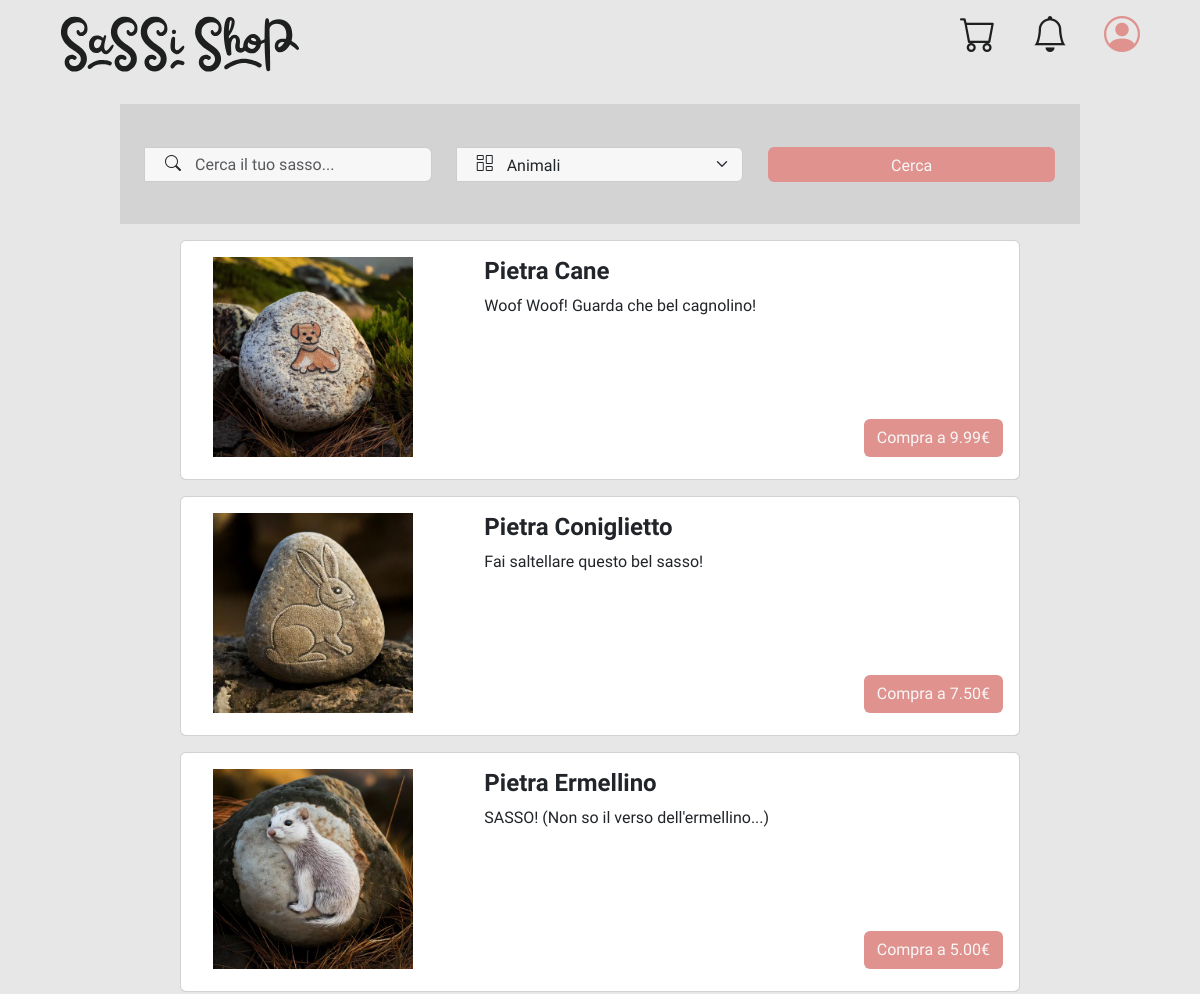
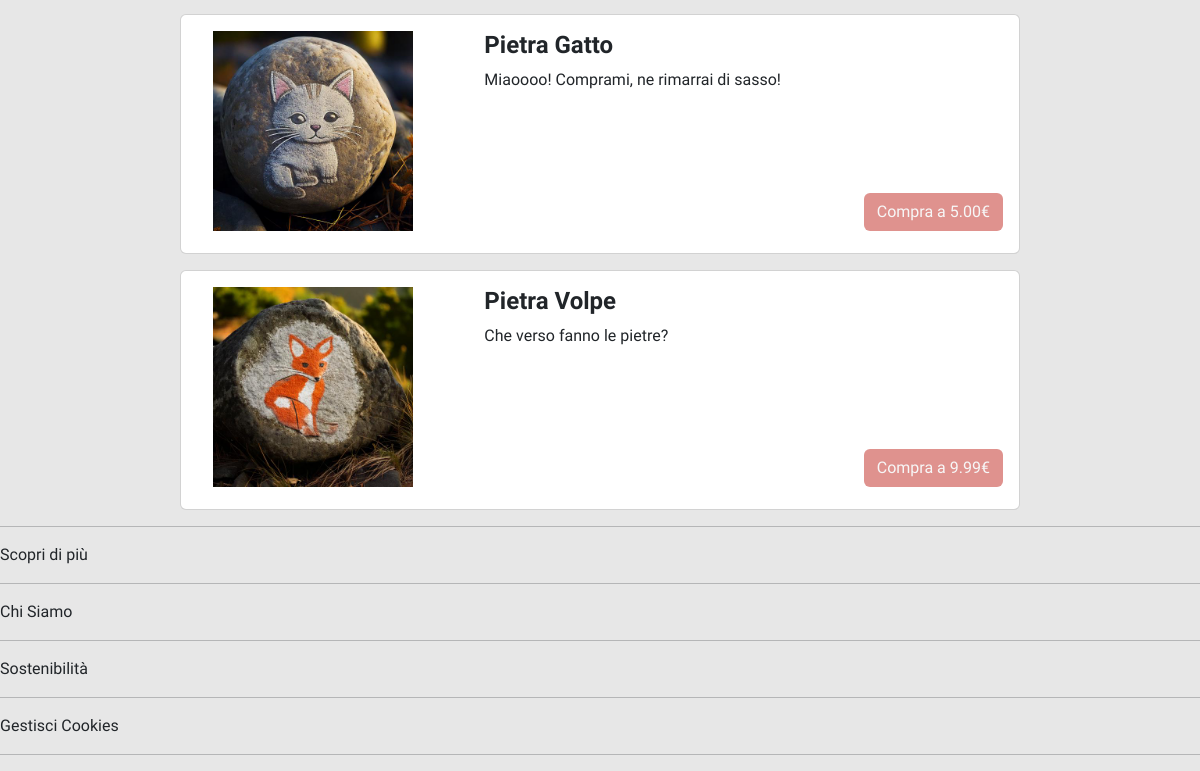
Screenshot of /?page=search&category=2 with the database file from the repository (2 pictures, top to bottom).
### tables this page shows
CREATE TABLE IF NOT EXISTS Product (
    id INT AUTO_INCREMENT PRIMARY KEY,
    name VARCHAR(127) NOT NULL,
    description TEXT,
    price DECIMAL(10, 2) NOT NULL,
    quantity INT NOT NULL,
    category INT NOT NULL,
    size INT NOT NULL,
    image TEXT DEFAULT "",
    isCollection BOOLEAN DEFAULT FALSE,
    FOREIGN KEY (category) REFERENCES Category(id) ON DELETE RESTRICT,
    FOREIGN KEY (size) REFERENCES Size(id) ON DELETE RESTRICT
);

### db/database.php (called while the page is built, shortened)
<?php
class DatabaseHelper {
    private ?mysqli $db = null;
    private array $configuration;
    public function __construct() {
        $this->configuration = [
            'servername' => 'localhost',
            'username' => 'root',
            'password' => '',
            'database' => 'SassiShop',
            'charset' => 'utf8mb4'
        ];
    }
    private function connect(): void {
        if ($this->db === null) {
            try {
                $this->db = new mysqli(
                    $this->configuration['servername'],
                    $this->configuration['username'],
                    $this->configuration['password'],
                    $this->configuration['database']
                );
                $this->db->set_charset($this->configuration['charset']);
            } catch(Exception $e) {
                throw new Exception("Connection failed: " . $e->getMessage());
            }
        }
    }
    private function execute(string $sql, array $params = []): mysqli_stmt {
        $temp = $this->db->prepare($sql);
        if (!empty($params)) {
            $types = str_repeat('s', count($params));
            $temp->bind_param($types, ...array_values($params));
        }
        if (!$temp->execute()) {
            throw new Exception("Execute failed: " . $temp->error);
        }
        return $temp;
    }
    public function getCategories(): array {
        $sql = "SELECT * FROM Category";
        $temp = $this->execute($sql);
        $result = $temp->get_result();
        $categories = $result->fetch_all(MYSQLI_ASSOC);
        return $categories;
    }
    public function getProducts(string $name = "", int $category = -1): array {
        $sql = "SELECT * FROM Product";
        $params = [];
        if($category != -1) {
            $sql .= empty($name)  ? " WHERE category = ?" : " AND category = ?";
            $params[] = $category;
        }
        $temp = $this->execute($sql, $params);
        $result = $temp->get_result();
        $products = $result->fetch_all(MYSQLI_ASSOC);
        return $products;
    }
}
?>

### src/bootstrap.php (called while the page is built, shortened)
<?php
    require_once("../db/database.php");
    require_once("utils/functions.php");
    $dbh = new DatabaseHelper();
?>

### src/utils/functions.php (called while the page is built, shortened)
<?php
    function string_cutter($string, $length) : string {
        return (strlen($string) > $length) ? substr($string, 0, $length) . "..." : $string;
    }
    function getProductImage($product){
        return $product["image"];
    }
?>

### src/template/search.php (the view, shortened to what this page needs)
<?php
    $name_filter = "";
    $category_filter = -1;
    if(isset($_GET["filtering"]) || isset($_GET["category"])) {
        $name_filter = isset($_GET["filtering"]) ? $_GET["filtering"] : "";
        $category_filter = isset($_GET["category"]) ? $_GET["category"] : -1;
        $templateParams["productList"] = $dbh->getProducts($name_filter, $category_filter);
    }
    else $templateParams["productList"] = $dbh->getProducts();
?>
<form action="?page=search" method="GET">
    <div class="home-search-container">
        <div class="input-group home-search-input">
            <input type="text" class="form-control" id="inlineFormInputGroupUsername2" name="filtering" placeholder="Cerca il tuo sasso..." value="<?php echo htmlspecialchars($name_filter); ?>">
        </div>
        <div class="input-group home-select-category">
            <select class="form-select" aria-label="Cerca tra tutte le categorie" name="category">
                <?php foreach ($dbh->getCategories() as $category): ?>
                    <option value="<?php echo $category["id"]; ?>" <?php echo ($category_filter == $category["id"]) ? 'selected' : ''; ?>>
                        <?php echo $category["name"]; ?>
                    </option>
                <?php endforeach; ?>
            </select>
        </div>
        <div class="home-search-and-filter d-flex gap-2">
            <button type="submit" class="btn home-search-button">Cerca</button>
        </div>
    </div>
</form>
<?php if (!empty($templateParams["productList"])): ?>
    <?php foreach ($templateParams["productList"] as $product): ?>
        <div class="card mb-3 product-card" data-product-id="<?php echo $product['id']; ?>">
            <div class="row no-gutters h-100">
                <div class="col-md-4">
                    <img src=<?php echo getProductImage($product); ?> class="card-img" alt="Prodotto: <?php echo $product['name']; ?>">
                </div>
                <div class="col-md-8">
                    <div class="card-body">
                        <div class="d-flex justify-content-between">
                            <h4 class="card-title"><?php echo $product['name']; ?></h4>
                        </div>
                        <p class="card-text"><?php echo string_cutter($product['description'], 50); ?></p>
                        <button class="btn card-purchase-button">
                            Compra a <?php echo $product['price']; ?>€
                        </button>
                    </div>
                </div>
            </div>
        </div>
    <?php endforeach; ?>
<?php endif; ?>

### assets/styles/style.css (style rules this page uses)
:root.light-mode { --background-color: rgba(231, 231, 231, 1); --background-half-color: rgba(211, 211, 211, 1); --text-color: rgba(29, 32, 31, 1); --placeholder-color: rgba(29, 32, 31, 0.625); --primary-color: rgba(223, 146, 142, 1); --primary-hover-color: rgba(227, 160, 156, 1); --secondary-color: rgba(197, 136, 130, 1); --secondary-hover-color: rgba(209, 151, 148, 1); --highlight-color: rgba(234, 210, 172, 1); --highlight-color-hover: rgba(223, 194, 155, 1); --controls-background-color: rgba(247, 247, 247, 1); --controls-border-color: rgba(204, 204, 204, 1); --controls-hover-color: rgba(250, 250, 250, 1); --controls-disabled-color: rgba(176, 176, 176, 1); --success-color: rgba(76, 175, 80, 1); --success-color-hover: rgba(58, 158, 69, 1); --warning-color: rgba(255, 193, 7, 1); --warning-color-hover: rgba(224, 168, 0, 1); --error-color: rgba(244, 67, 54, 1); --error-color-hover: rgba(214, 52, 42, 1); --info-color: rgba(33, 150, 243, 1); --info-color-hover: rgba(30, 135, 226, 1); }
* { transition: all 0.3s ease; }
body { margin: 0; padding: 0; background-color: var(--background-color); font-family: 'Istok Web'; }
.home-search-container { width: 80vw !important; height: 15vh !important; display: flex; flex-direction: column; justify-content: center; gap: 10px; margin: 0 auto; }
.home-search-input, .home-select-category { width: 100%; height: 50% !important; position: relative; }
.home-search-input input, .home-select-category select { padding-left: 50px; height: 100%; background-color: var(--controls-background-color); border-color: var(--controls-border-color); }
.home-search-and-filter { width: 100%; height: 50% !important; }
.home-search-button { width: 100%; height: 100%; color: var(--controls-background-color); background-color: var(--primary-color); }
@media (min-width: 1200px) { .home-search-container { width: 90vw; height: 21vh; flex-direction: row; align-items: center; justify-content: space-between; background-color: var(--background-half-color) !important; gap: 25px; padding: 25px; transition: "background-color" 0.5s ease; } }
@media (min-width: 1200px) { .home-search-input, .home-select-category, .home-search-and-filter { height: 50% !important; flex: 1; } }
@media (min-width: 1200px) { .home-search-and-filter { display: flex; } }
.product-card .row { flex-direction: column; }
.product-card { width: 70% !important; min-height: 30vh !important; margin: 1rem auto; }
.product-card .col-md-8 { width: 100%; }
@media (min-width: 768px) { .product-card { min-height: auto; height: auto; } }
@media (min-width: 768px) { .product-card .row { flex-direction: row; } }
@media (min-width: 768px) { .product-card .col-md-4 { width: 33.333%; height: 100%; } }
@media (min-width: 768px) { .product-card .col-md-8 { width: 66.666%; } }
.product-card img { max-height: 200px; width: 100%; object-fit: contain; margin: auto; display: block; }
.product-card .col-md-4 { display: flex; align-items: center; justify-content: center; padding: 1rem; }
.product-card .card-title { text-decoration: none; font-weight: 600; }
.product-card .card-body { height: 100%; display: flex; flex-direction: column; padding: 1rem; position: relative; }
.product-card .card-text { margin-bottom: 3rem; }
.product-card .card-purchase-button { color: var(--controls-background-color); background-color: var(--primary-color); position: absolute; bottom: 1rem; right: 1rem; }

### rows the page displays
product: image (picture), name "Pietra Cane", description "Woof Woof! Guarda che bel cagnolino!", price "9.99"
product: image (picture), name "Pietra Coniglietto", description "Fai saltellare questo bel sasso!", price "7.50"
product: image (picture), name "Pietra Ermellino", description "SASSO! (Non so il verso dell'ermellino...)", price "5.00"
product: image (picture), name "Pietra Gatto", description "Miaoooo! Comprami, ne rimarrai di sasso!", price "5.00"
product: image (picture), name "Pietra Volpe", description "Che verso fanno le pietre?", price "9.99"

### other values shown
form field category "Animali"
